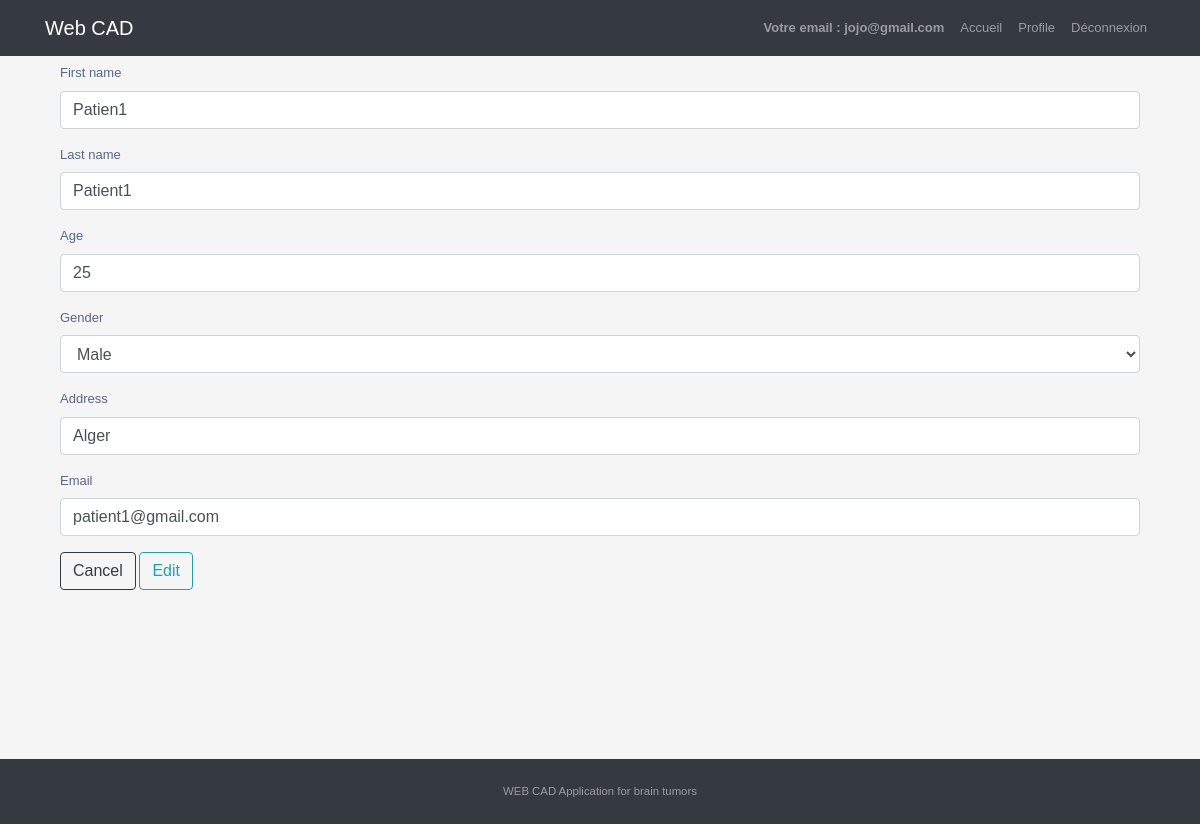
Page /list/patients/editPatient/24/ (signed in) on the committed database.
### sprint1/models.py (models this page shows, shortened)
class User(AbstractBaseUser, PermissionsMixin):
    email = models.EmailField(max_length=254, unique=True, error_messages={
                              'unique': "This email has already been registered."})
    name = models.CharField(max_length=254, null=True, blank=True)
    is_staff = models.BooleanField(default=False)
    is_superuser = models.BooleanField(default=False)
    is_active = models.BooleanField(default=True)
    last_login = models.DateTimeField(null=True, blank=True)
    date_joined = models.DateTimeField(auto_now_add=True)
    birth_date = models.DateField(null=True, blank=True)
    is_doctor = models.BooleanField(default=False)
    is_receptionist = models.BooleanField(default=False)
    USERNAME_FIELD = 'email'
    EMAIL_FIELD = 'email'
    REQUIRED_FIELDS = ['birth_date']
    objects = UserManager()

### sprint2/models.py (models this page shows, shortened)
class Patient(models.Model):
    last_name = models.CharField(max_length=50, null=True, blank=True)
    first_name = models.CharField(max_length=50, null=True, blank=True)
    age = models.PositiveIntegerField(null=True, blank=True)
    GENDER_CHOICES = (
        ('M', 'Male'),
        ('F', 'Female'),
    )
    gender = models.CharField(
        max_length=1, choices=GENDER_CHOICES, null=True, blank=True)
    email = models.EmailField(
        max_length=254, unique=True, null=True, blank=True)
    Address = models.CharField(
        max_length=100, default=None, null=True, blank=True)

### sprint2/views.py (the view)
# urls.py: path('patients/editPatient/<int:pk>/',
@login_required
def editPatient(request, pk):
    patient = get_object_or_404(Patient, pk=pk)
    form = PatientForm(request.POST or None, instance=patient)
    if form.is_valid():
        form.save()
        messages.info(
            request, f'  The patient {patient} has been updated')
        return redirect('sprint2:patient_list')
    return render(request, 'sprint2/editPatient.html', {'form': form})

### sprint2/forms.py
class PatientForm(forms.ModelForm):
    class Meta:
        model = Patient
        fields = ['first_name', 'last_name',
                  'age', 'gender', 'Address', 'email']

### sprint2/templates/sprint2/editPatient.html (shortened to what this page needs)
{% extends "Sprint1/base.html" %}
{% load staticfiles%}
{% load crispy_forms_tags %}
{% block content %}
<form method='POST' enctype="multipart/form-data">
	<div class="form-group" >
							{{form.first_name|as_crispy_field}}
							{{form.last_name|as_crispy_field}}
							{{form.age|as_crispy_field}}
							{{form.gender|as_crispy_field}}
							{{form.Address|as_crispy_field}}
							{{form.email|as_crispy_field}}
	<a href="{% url 'sprint2:patient_list' %}" type ="button"class="btn btn-outline-dark" >Cancel</a>
 	<button class="btn btn-outline-info" name="submit" type="submit" value="register">Edit</button>
</form>
{%endblock content%}

### sprint1/templates/sprint1/includes/navbar.html (shortened to what this page needs)
{% load static %}
{% load crispy_forms_tags %}
<nav class="navbar navbar-expand-lg navbar-dark bg-dark fixed-top" role="navigation">
    <div class="container">
      {%if user.is_authenticated%}
        <a class="navbar-brand" href="{% url 'sprint1:UserHomePage' %}">Web CAD</a>
      {% else %}
        <a class="navbar-brand" href="/">Web CAD</a>
      {% endif %}
        {% if user.is_authenticated %}
        <ul class="nav navbar-nav">
                 <li class="nav-item"><strong class="nav-link">Votre email : {{user.email}}</strong></li>
                 <li class="nav-item"><a href="{% url 'sprint1:UserHomePage' %}" class="nav-link">Accueil</a></li>
                 {% if user.is_doctor %}
                <li class="nav-item"><a href="{% url 'sprint1:profileDoc' %}" class="nav-link">Profile</a></li>
                {% else %}
                <li class="nav-item"><a href="{% url 'sprint1:profileR' %}" class="nav-link">Profile</a></li>
                {%endif%}
                <li class="nav-item"><a href="/logout" value ="logout" class="nav-link">Déconnexion</a></li>
            </ul>
        {%else %}
        <ul class="nav navbar-nav">
            <li class="nav-item"><a href = "{% url 'sprint1:login' %}" class = "nav-link"> Login </a></li>
        </ul>
        </div>
        {%endif%}
    </div>
</nav>

### sprint1/static/css/app.css (style rules this page uses)
body { color: #566787; background: #f5f5f5; font-family: 'Varela Round', sans-serif; font-size: 13px; }

### rows in the picture
User: email "jojo@gmail.com"
Patient: first_name "Patien1", last_name "Patient1", age "25", gender "Male", Address "Alger", email "patient1@gmail.com"
